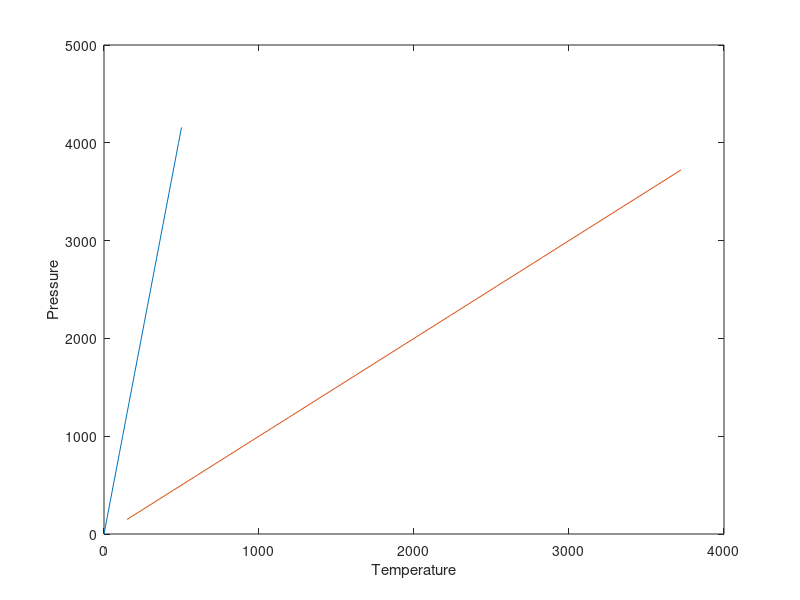

This chart was generated by the following MATLAB code:
%Ethan Newman - Question 1 - Dr. Adenson
clear all;clear variables;clc

R=8.314;
v=1;
T=0:20:500;
Tc=-118.6;
Pc=732;
Tr=T./Tc;
a=.42748*(R.^2*Tc.^2/Pc)*1./(Tr.^.5);
b=.08664.*(R.*Tc./Pc);
P_Ideal=(R.*T)./v;
P_vdw=(R.*T)./(v-b)-(a/v);
P_RK=(R.*T)./(v-b)-(a/(v.*(v+b)));

plot(T, P_Ideal, P_vdw, P_RK)
xlabel('Temperature')
ylabel('Pressure')


